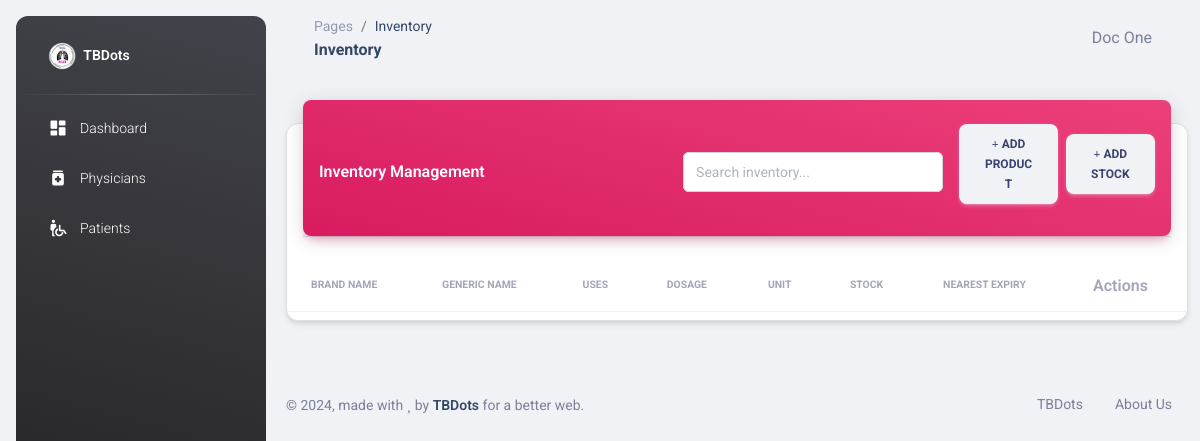
The page /inventory.php (signed in) on the database as committed earlier.
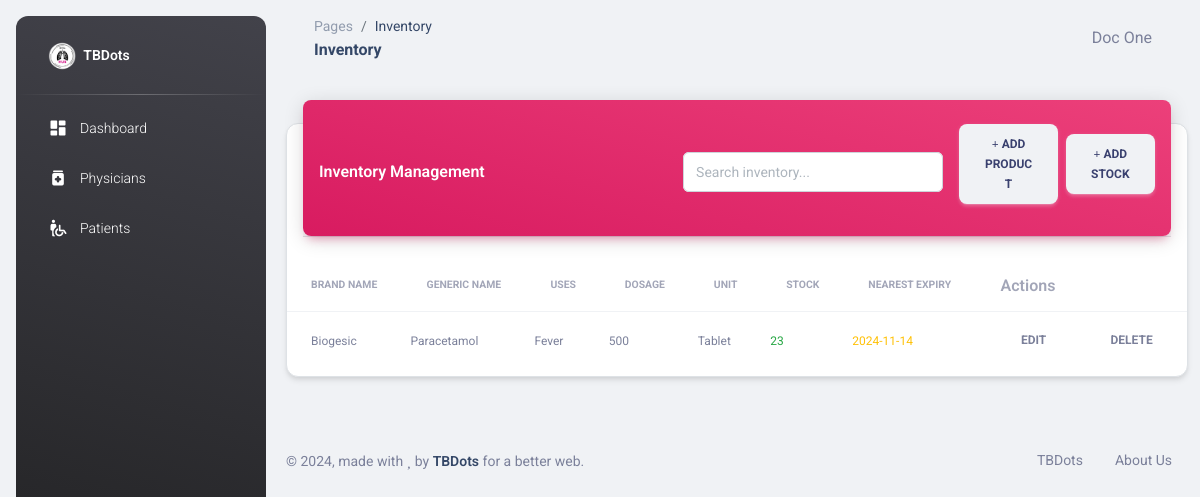
The same page on the database as committed later.
### tables this page shows
CREATE TABLE IF NOT EXISTS `products` (
  `id` int NOT NULL AUTO_INCREMENT,
  `brand_name` varchar(255) NOT NULL,
  `generic_name` varchar(255) NOT NULL,
  `uses` text,
  `dosage` varchar(255) DEFAULT NULL,
  `unit_of_measure` varchar(50) NOT NULL,
  `created_at` timestamp NULL DEFAULT CURRENT_TIMESTAMP,
  PRIMARY KEY (`id`)
);

### inventory.php (the view, shortened to what the changed rows need)
<?php
require_once "connection/db.php";
include_once('head.php');
$sql = "SELECT p.*,
        COALESCE(SUM(i.quantity), 0) as total_stock,
        MIN(i.expiration_date) as nearest_expiry
        FROM products p
        LEFT JOIN inventory i ON p.id = i.product_id
        GROUP BY p.id";
$products = $conn->query($sql);
?>
<body class="g-sidenav-show bg-gray-200">
    <main class="main-content position-relative max-height-vh-100 h-100 border-radius-lg">
        <div class="container-fluid py-4">
            <div class="row">
                <div class="col-12">
                    <div class="card my-4">
                        <div class="card-body px-0 pb-2">
                            <div class="table-responsive p-0">
                                <table class="table align-items-center mb-0" id="inventoryTable">
                                    <thead>
                                        <tr>
                                            <th class="text-uppercase text-secondary text-xxs font-weight-bolder opacity-7">Brand Name</th>
                                            <th class="text-uppercase text-secondary text-xxs font-weight-bolder opacity-7">Generic Name</th>
                                            <th class="text-uppercase text-secondary text-xxs font-weight-bolder opacity-7">Uses</th>
                                            <th class="text-uppercase text-secondary text-xxs font-weight-bolder opacity-7">Dosage</th>
                                            <th class="text-uppercase text-secondary text-xxs font-weight-bolder opacity-7">Unit</th>
                                            <th class="text-uppercase text-secondary text-xxs font-weight-bolder opacity-7">Stock</th>
                                            <th class="text-uppercase text-secondary text-xxs font-weight-bolder opacity-7">Nearest Expiry</th>
                                            <th class="text-secondary opacity-7">Actions</th>
                                        </tr>
                                    </thead>
                                    <tbody>
                                        <?php while($row = $products->fetch_assoc()): ?>
                                            <tr>
                                                <td class="ps-4"><span class="text-secondary text-xs"><?php echo htmlspecialchars($row['brand_name']); ?></span></td>
                                                <td><span class="text-secondary text-xs"><?php echo htmlspecialchars($row['generic_name']); ?></span></td>
                                                <td><span class="text-secondary text-xs"><?php echo htmlspecialchars($row['uses']); ?></span></td>
                                                <td><span class="text-secondary text-xs"><?php echo htmlspecialchars($row['dosage']); ?></span></td>
                                                <td><span class="text-secondary text-xs"><?php echo htmlspecialchars($row['unit_of_measure']); ?></span></td>
                                                <td>
                                                    <span class="text-xs <?php echo $row['total_stock'] < 10 ? 'stock-warning' : 'stock-ok'; ?>">
                                                        <?php echo $row['total_stock']; ?>
                                                    </span>
                                                </td>
                                                <td>
                                                    <span class="text-xs <?php echo ($row['nearest_expiry'] && strtotime($row['nearest_expiry']) < strtotime('+30 days')) ? 'expiry-warning' : ''; ?>">
                                                        <?php echo $row['nearest_expiry'] ? date('Y-m-d', strtotime($row['nearest_expiry'])) : 'N/A'; ?>
                                                    </span>
                                                </td>
                                                <td class="align-middle">
                                                    <button onclick='editProduct(<?php echo json_encode($row); ?>)' class="btn btn-link text-secondary mb-0">
                                                        <i class="fa fa-edit text-xs"></i> Edit
                                                    </button>
                                                    <form method="POST" style="display:inline;" onsubmit="return confirm('Are you sure?');">
                                                        <button type="submit" class="btn btn-link text-secondary mb-0">
                                                            <i class="fa fa-trash text-xs"></i> Delete
                                                        </button>
                                                    </form>
                                                </td>
                                            </tr>
                                        <?php endwhile; ?>
                                    </tbody>
                                </table>
                            </div>
                        </div>
                    </div>
                </div>
            </div>
        </div>
    </main>
</body>
</html>

Rows that differ between the two databases and show on the page:
added products: brand_name "Biogesic", generic_name "Paracetamol", uses "Fever", dosage "500", unit_of_measure "Tablet", total_stock "23", nearest_expiry "2024-11-14"
